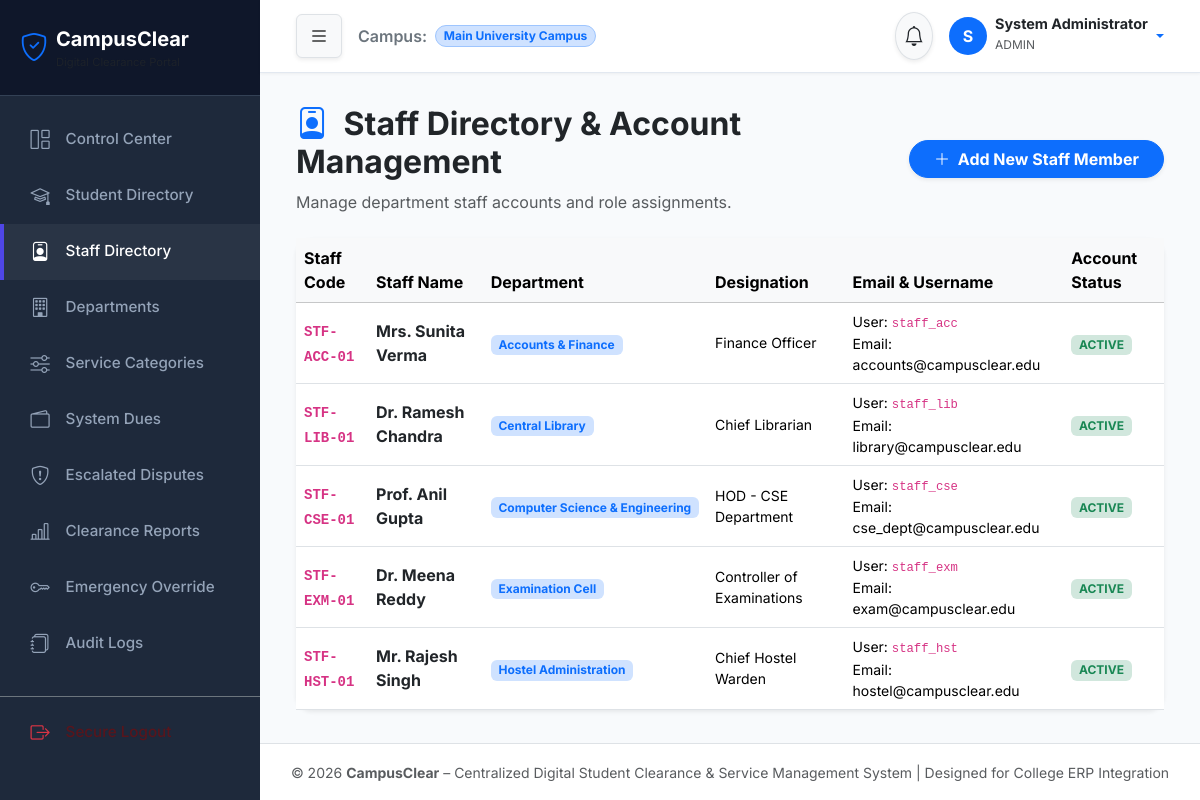
The page /admin/staff.php (signed in) on the database its author committed.
### tables this page shows
CREATE TABLE `staff` (
  `id` int(11) NOT NULL AUTO_INCREMENT,
  `user_id` int(11) NOT NULL,
  `staff_code` varchar(30) NOT NULL,
  `full_name` varchar(100) NOT NULL,
  `email` varchar(100) NOT NULL,
  `phone` varchar(20) DEFAULT NULL,
  `department_id` int(11) NOT NULL,
  `designation` varchar(100) DEFAULT NULL,
  `created_at` timestamp NOT NULL DEFAULT current_timestamp(),
  PRIMARY KEY (`id`),
  UNIQUE KEY `user_id` (`user_id`),
  UNIQUE KEY `staff_code` (`staff_code`),
  UNIQUE KEY `email` (`email`),
  KEY `department_id` (`department_id`),
  CONSTRAINT `staff_ibfk_1` FOREIGN KEY (`user_id`) REFERENCES `users` (`id`) ON DELETE CASCADE,
  CONSTRAINT `staff_ibfk_2` FOREIGN KEY (`department_id`) REFERENCES `departments` (`id`)
);

CREATE TABLE `departments` (
  `id` int(11) NOT NULL AUTO_INCREMENT,
  `name` varchar(100) NOT NULL,
  `code` varchar(20) NOT NULL,
  `description` text DEFAULT NULL,
  `is_active` tinyint(1) DEFAULT 1,
  `created_at` timestamp NOT NULL DEFAULT current_timestamp(),
  PRIMARY KEY (`id`),
  UNIQUE KEY `name` (`name`),
  UNIQUE KEY `code` (`code`)
);

CREATE TABLE `users` (
  `id` int(11) NOT NULL AUTO_INCREMENT,
  `username` varchar(50) NOT NULL,
  `password_hash` varchar(255) NOT NULL,
  `email` varchar(100) NOT NULL,
  `role` enum('admin','staff','student') NOT NULL,
  `status` enum('active','inactive') DEFAULT 'active',
  `created_at` timestamp NOT NULL DEFAULT current_timestamp(),
  `updated_at` timestamp NOT NULL DEFAULT current_timestamp() ON UPDATE current_timestamp(),
  PRIMARY KEY (`id`),
  UNIQUE KEY `username` (`username`),
  UNIQUE KEY `email` (`email`)
);

### includes/functions.php (called while the page is built, shortened)
<?php
function sanitize($data) {
    return htmlspecialchars(trim((string)$data), ENT_QUOTES, 'UTF-8');
}

### admin/staff.php (the view, shortened to what this page needs)
<?php
require_once __DIR__ . '/../includes/header.php';
require_once __DIR__ . '/../includes/sidebar.php';
require_once __DIR__ . '/../includes/navbar.php';
$pdo = db();
$staff_members = $pdo->query("
    SELECT sf.*, d.name as department_name, d.code as department_code, u.username, u.status as user_status
    FROM staff sf
    JOIN departments d ON sf.department_id = d.id
    JOIN users u ON sf.user_id = u.id
    ORDER BY d.name ASC, sf.full_name ASC
")->fetchAll();
?>
<div class="container-fluid">
    <div class="row mb-4 align-items-center">
        <div class="col-md-8">
            <h2 class="fw-bold text-dark"><i class="bi bi-person-badge me-2 text-primary"></i> Staff Directory & Account Management</h2>
            <p class="text-muted mb-0">Manage department staff accounts and role assignments.</p>
        </div>
        <div class="col-md-4 text-md-end mt-3 mt-md-0">
            <button class="btn btn-primary rounded-pill px-4 shadow-sm fw-bold" data-bs-toggle="modal" data-bs-target="#addStaffModal">
                <i class="bi bi-plus-lg me-1"></i> Add New Staff Member
            </button>
        </div>
    </div>
    <div class="card card-glass border-0 shadow-sm">
        <div class="card-body p-0">
            <div class="table-responsive">
                <table class="table table-hover align-middle mb-0">
                    <thead class="table-light">
                        <tr>
                            <th>Staff Code</th>
                            <th>Staff Name</th>
                            <th>Department</th>
                            <th>Designation</th>
                            <th>Email & Username</th>
                            <th>Account Status</th>
                        </tr>
                    </thead>
                    <tbody>
                        <?php foreach ($staff_members as $sf): ?>
                            <tr>
                                <td class="fw-bold"><code><?= sanitize($sf['staff_code']) ?></code></td>
                                <td><strong class="text-dark"><?= sanitize($sf['full_name']) ?></strong></td>
                                <td><span class="badge bg-primary-subtle text-primary"><?= sanitize($sf['department_name']) ?></span></td>
                                <td class="small"><?= sanitize($sf['designation']) ?></td>
                                <td class="small">
                                    User: <code><?= sanitize($sf['username']) ?></code><br>
                                    Email: <?= sanitize($sf['email']) ?>
                                </td>
                                <td><span class="badge bg-success-subtle text-success"><?= strtoupper($sf['user_status']) ?></span></td>
                            </tr>
                        <?php endforeach; ?>
                    </tbody>
                </table>
            </div>
        </div>
    </div>
</div>
<?php require_once __DIR__ . '/../includes/footer.php'; ?>

### assets/css/style.css (style rules this page uses)
:root { --primary-color: #4f46e5; --primary-hover: #4338ca; --secondary-color: #0ea5e9; --dark-bg: #0f172a; --sidebar-bg: #1e293b; --card-bg: #ffffff; --text-main: #334155; --text-muted: #64748b; --border-color: #e2e8f0; --success-bg: #dcfce7; --success-text: #15803d; --warning-bg: #fef9c3; --warning-text: #a16207; --danger-bg: #ffe4e6; --danger-text: #be123c; --shadow-sm: 0 1px 3px rgba(0,0,0,0.05); --shadow-md: 0 4px 6px -1px rgba(0,0,0,0.07), 0 2px 4px -1px rgba(0,0,0,0.04); --shadow-lg: 0 10px 25px -5px rgba(0,0,0,0.08), 0 8px 10px -6px rgba(0,0,0,0.03); }
body { font-family: 'Inter', system-ui, -apple-system, sans-serif; background-color: #f8fafc; color: var(--text-main); min-height: 100vh; display: flex; flex-direction: column; }
.card-glass { background: rgba(255, 255, 255, 0.95); backdrop-filter: blur(10px); border: 1px solid rgba(226, 232, 240, 0.8); border-radius: 1rem; box-shadow: var(--shadow-md); transition: transform 0.2s ease, box-shadow 0.2s ease; }

### rows shown on the page
staff: staff_code "STF-ACC-01", full_name "Mrs. Sunita Verma", department.name "Accounts & Finance", designation "Finance Officer", user.username "staff_acc", email "accounts@campusclear.edu", user.status "ACTIVE"
staff: staff_code "STF-LIB-01", full_name "Dr. Ramesh Chandra", department.name "Central Library", designation "Chief Librarian", user.username "staff_lib", email "library@campusclear.edu", user.status "ACTIVE"
staff: staff_code "STF-CSE-01", full_name "Prof. Anil Gupta", department.name "Computer Science & Engineering", designation "HOD - CSE Department", user.username "staff_cse", email "cse_dept@campusclear.edu", user.status "ACTIVE"
staff: staff_code "STF-EXM-01", full_name "Dr. Meena Reddy", department.name "Examination Cell", designation "Controller of Examinations", user.username "staff_exm", email "exam@campusclear.edu", user.status "ACTIVE"
staff: staff_code "STF-HST-01", full_name "Mr. Rajesh Singh", department.name "Hostel Administration", designation "Chief Hostel Warden", user.username "staff_hst", email "hostel@campusclear.edu", user.status "ACTIVE"

### other values the page prints
APP_NAME "CampusClear"
substr($user['full_name'], 0, 1) "S"
$user['full_name'] "System Administrator"
$user['role'] "ADMIN"
APP_TAGLINE "Centralized Digital Student Clearance & Service Management System"
